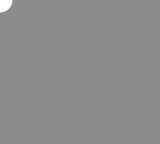
Frame 1 (no input)
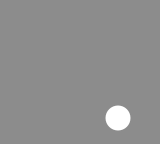
Frame 60 (the mouse pressed at the canvas centre just before this capture)
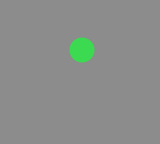
Frame 120 (the mouse held since frame 60 and released just before this capture)

The Processing sketch that drew these frames (run headless with seeded random() and noise(); from frame 60 on, the mouse is pressed at the canvas centre):

// Processing sketch: bouncing_ball_color
// ── bouncing_ball_color.pde
float yPos = 0;
float xPos = 0;
float ySpeed = 2;
float xSpeed = 2;
float rCircleFill = 255;
float gCircleFill = 255;
float bCircleFill = 255;

void setup() {
  size(160, 144);
  pixelDensity(2);
}

void draw() {
  background(140);
  
  noStroke();
  fill(rCircleFill, gCircleFill, bCircleFill);
  rectMode(CENTER);
  circle(xPos, yPos, 25);
  
  xPos += xSpeed;
  yPos += ySpeed;

  if (yPos >= height || yPos <= 0) {
    rCircleFill = random(255);
    gCircleFill = random(255);
    bCircleFill = random(255);
    ySpeed *= -1;
  }
  
  if (xPos >= width || xPos <= 0) {
    rCircleFill = random(255);
    gCircleFill = random(255);
    bCircleFill = random(255);
    xSpeed *= -1;
  }
}
